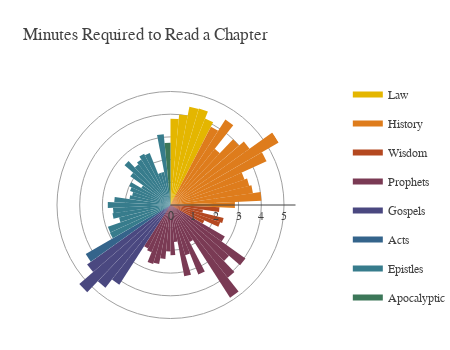

The notebook cell saved with this chart:
### Markdown cell above
By the 1st year, we would have only completed 18% of the bible. If this is not discouraging enough, after a further year, we would still not have completed the Old Testament (<span class="yellow-text">Law</span> to <span class="red-text">Prophets</span>). However, upon reaching the New Testament (<span class="blue-text">Gospels</span> to <span class="green-text">Apocalyptic</span>), we could complete the whole set of books within 9 months. The Old Testament is deceivingly at least 3 times longer than the New Testament!

####  Chapter Length

Assuming that the average human reads <a href="http://www.readingsoft.com/" target="_blank">200 words per minute</a>, we can also estimate how long it will take to read 1 chapter a day:

### Code cell
bible["Minutes_p_Chapter"] = bible["Words"] / bible["Chapters"] / 200.
inputs = []

deg_incr = 360. / len(bible.index)
for name, group in __get_genre_groups():
    
    # Insert Legend Item
    inputs.append(
        py_go.Scatterpolar(
            r = [0, 0, 0, 0],
            theta = [0, 0, 0, 0],
            name = name,
            legendgroup = name,
            mode = 'none',
            fill = 'toself',
            fillcolor = __get_genre_colors()[name],
            showlegend = True
        )
    
    )    
    
    # Insert Each Book
    for key, val in group["Minutes_p_Chapter"].items():
        inputs.append(
            py_go.Scatterpolar(
                r = [0, val, val, 0],
                theta = [0,bible.index.get_loc(key)*deg_incr,(bible.index.get_loc(key)+1)*deg_incr,0],
                name = bible["Name"][key],
                legendgroup = name,
                mode = 'none',
                hoverinfo ='text',
                text=bible["Name"][key] + ": " + "{:.1f}".format(val) + " min",
                fill = 'toself',
                fillcolor = __get_genre_colors()[name],
                showlegend = False
            )
        )


layout = py_go.Layout(_d.py_layout)
layout["autosize"] = False
layout["width"] = 450
layout["height"] = 350
layout["margin"] = dict(t=80,l=0,r=0,b=20)
layout["title"] = "Minutes Required to Read a Chapter"
layout["polar"]["angularaxis"]["visible"]=False

fig = py_go.Figure(data=inputs, layout=layout)
py.iplot(fig, config=_d.py_config)

### Figure 1 — Plotly figure (JSON) as saved in the notebook; plotly's stock layout.template omitted (floating-point values rounded to 4 significant figures)
{"data": [{"fill": "toself", "fillcolor": "#e4b600", "legendgroup": "Law", "mode": "none", "name": "Law", "r": [0, 0, 0, 0], "showlegend": true, "theta": [0, 0, 0, 0], "type": "scatterpolar"}, {"fill": "toself", "fillcolor": "#e4b600", "hoverinfo": "text", "legendgroup": "Law", "mode": "none", "name": "Genesis", "r": [0, 3.804, 3.804, 0], "showlegend": false, "text": "Genesis: 3.8 min", "theta": [0, 0, 5.455, 0], "type": "scatterpolar"}, {"fill": "toself", "fillcolor": "#e4b600", "hoverinfo": "text", "legendgroup": "Law", "mode": "none", "name": "Exodus", "r": [0, 4.01, 4.01, 0], "showlegend": false, "text": "Exodus: 4.0 min", "theta": [0, 5.455, 10.91, 0], "type": "scatterpolar"}, {"fill": "toself", "fillcolor": "#e4b600", "hoverinfo": "text", "legendgroup": "Law", "mode": "none", "name": "Leviticus", "r": [0, 4.402, 4.402, 0], "showlegend": false, "text": "Leviticus: 4.4 min", "theta": [0, 10.91, 16.36, 0], "type": "scatterpolar"}, {"fill": "toself", "fillcolor": "#e4b600", "hoverinfo": "text", "legendgroup": "Law", "mode": "none", "name": "Numbers", "r": [0, 4.432, 4.432, 0], "showlegend": false, "text": "Numbers: 4.4 min", "theta": [0, 16.36, 21.82, 0], "type": "scatterpolar"}, {"fill": "toself", "fillcolor": "#e4b600", "hoverinfo": "text", "legendgroup": "Law", "mode": "none", "name": "Deuteronomy", "r": [0, 4.101, 4.101, 0], "showlegend": false, "text": "Deuteronomy: 4.1 min", "theta": [0, 21.82, 27.27, 0], "type": "scatterpolar"}, {"fill": "toself", "fillcolor": "#de7c1c", "legendgroup": "History", "mode": "none", "name": "History", "r": [0, 0, 0, 0], "showlegend": true, "theta": [0, 0, 0, 0], "type": "scatterpolar"}, {"fill": "toself", "fillcolor": "#de7c1c", "hoverinfo": "text", "legendgroup": "History", "mode": "none", "name": "Joshua", "r": [0, 3.884, 3.884, 0], "showlegend": false, "text": "Joshua: 3.9 min", "theta": [0, 27.27, 32.73, 0], "type": "scatterpolar"}, {"fill": "toself", "fillcolor": "#de7c1c", "hoverinfo": "text", "legendgroup": "History", "mode": "none", "name": "Judges", "r": [0, 4.473, 4.473, 0], "showlegend": false, "text": "Judges: 4.5 min", "theta": [0, 32.73, 38.18, 0], "type": "scatterpolar"}, {"fill": "toself", "fillcolor": "#de7c1c", "hoverinfo": "text", "legendgroup": "History", "mode": "none", "name": "Ruth", "r": [0, 3.15, 3.15, 0], "showlegend": false, "text": "Ruth: 3.1 min", "theta": [0, 38.18, 43.64, 0], "type": "scatterpolar"}, {"fill": "toself", "fillcolor": "#de7c1c", "hoverinfo": "text", "legendgroup": "History", "mode": "none", "name": "1 Samuel", "r": [0, 3.995, 3.995, 0], "showlegend": false, "text": "1 Samuel: 4.0 min", "theta": [0, 43.64, 49.09, 0], "type": "scatterpolar"}, {"fill": "toself", "fillcolor": "#de7c1c", "hoverinfo": "text", "legendgroup": "History", "mode": "none", "name": "2 Samuel", "r": [0, 4.275, 4.275, 0], "showlegend": false, "text": "2 Samuel: 4.3 min", "theta": [0, 49.09, 54.55, 0], "type": "scatterpolar"}, {"fill": "toself", "fillcolor": "#de7c1c", "hoverinfo": "text", "legendgroup": "History", "mode": "none", "name": "1 Kings", "r": [0, 5.506, 5.506, 0], "showlegend": false, "text": "1 Kings: 5.5 min", "theta": [0, 54.55, 60.0, 0], "type": "scatterpolar"}, {"fill": "toself", "fillcolor": "#de7c1c", "hoverinfo": "text", "legendgroup": "History", "mode": "none", "name": "2 Kings", "r": [0, 4.651, 4.651, 0], "showlegend": false, "text": "2 Kings: 4.7 min", "theta": [0, 60.0, 65.45, 0], "type": "scatterpolar"}, {"fill": "toself", "fillcolor": "#de7c1c", "hoverinfo": "text", "legendgroup": "History", "mode": "none", "name": "1 Chronicles", "r": [0, 3.451, 3.451, 0], "showlegend": false, "text": "1 Chronicles: 3.5 min", "theta": [0, 65.45, 70.91, 0], "type": "scatterpolar"}, {"fill": "toself", "fillcolor": "#de7c1c", "hoverinfo": "text", "legendgroup": "History", "mode": "none", "name": "2 Chronicles", "r": [0, 3.57, 3.57, 0], "showlegend": false, "text": "2 Chronicles: 3.6 min", "theta": [0, 70.91, 76.36, 0], "type": "scatterpolar"}, {"fill": "toself", "fillcolor": "#de7c1c", "hoverinfo": "text", "legendgroup": "History", "mode": "none", "name": "Ezra", "r": [0, 3.667, 3.667, 0], "showlegend": false, "text": "Ezra: 3.7 min", "theta": [0, 76.36, 81.82, 0], "type": "scatterpolar"}, {"fill": "toself", "fillcolor": "#de7c1c", "hoverinfo": "text", "legendgroup": "History", "mode": "none", "name": "Nehemiah", "r": [0, 4.01, 4.01, 0], "showlegend": false, "text": "Nehemiah: 4.0 min", "theta": [0, 81.82, 87.27, 0], "type": "scatterpolar"}, {"fill": "toself", "fillcolor": "#de7c1c", "hoverinfo": "text", "legendgroup": "History", "mode": "none", "name": "Esther", "r": [0, 2.84, 2.84, 0], "showlegend": false, "text": "Esther: 2.8 min", "theta": [0, 87.27, 92.73, 0], "type": "scatterpolar"}, {"fill": "toself", "fillcolor": "#b44820", "legendgroup": "Wisdom", "mode": "none", "name": "Wisdom", "r": [0, 0, 0, 0], "showlegend": true, "theta": [0, 0, 0, 0], "type": "scatterpolar"}, {"fill": "toself", "fillcolor": "#b44820", "hoverinfo": "text", "legendgroup": "Wisdom", "mode": "none", "name": "Job", "r": [0, 2.16, 2.16, 0], "showlegend": false, "text": "Job: 2.2 min", "theta": [0, 92.73, 98.18, 0], "type": "scatterpolar"}, {"fill": "toself", "fillcolor": "#b44820", "hoverinfo": "text", "legendgroup": "Wisdom", "mode": "none", "name": "Psalms", "r": [0, 1.443, 1.443, 0], "showlegend": false, "text": "Psalms: 1.4 min", "theta": [0, 98.18, 103.6, 0], "type": "scatterpolar"}, {"fill": "toself", "fillcolor": "#b44820", "hoverinfo": "text", "legendgroup": "Wisdom", "mode": "none", "name": "Proverbs", "r": [0, 2.408, 2.408, 0], "showlegend": false, "text": "Proverbs: 2.4 min", "theta": [0, 103.6, 109.1, 0], "type": "scatterpolar"}, {"fill": "toself", "fillcolor": "#b44820", "hoverinfo": "text", "legendgroup": "Wisdom", "mode": "none", "name": "Ecclesiastes", "r": [0, 2.316, 2.316, 0], "showlegend": false, "text": "Ecclesiastes: 2.3 min", "theta": [0, 109.1, 114.5, 0], "type": "scatterpolar"}, {"fill": "toself", "fillcolor": "#b44820", "hoverinfo": "text", "legendgroup": "Wisdom", "mode": "none", "name": "Song of Solomon", "r": [0, 1.64, 1.64, 0], "showlegend": false, "text": "Song of Solomon: 1.6 min", "theta": [0, 114.5, 120.0, 0], "type": "scatterpolar"}, {"fill": "toself", "fillcolor": "#7a3a54", "legendgroup": "Prophets", "mode": "none", "name": "Prophets", "r": [0, 0, 0, 0], "showlegend": true, "theta": [0, 0, 0, 0], "type": "scatterpolar"}, {"fill": "toself", "fillcolor": "#7a3a54", "hoverinfo": "text", "legendgroup": "Prophets", "mode": "none", "name": "Isaiah", "r": [0, 2.764, 2.764, 0], "showlegend": false, "text": "Isaiah: 2.8 min", "theta": [0, 120.0, 125.5, 0], "type": "scatterpolar"}, {"fill": "toself", "fillcolor": "#7a3a54", "hoverinfo": "text", "legendgroup": "Prophets", "mode": "none", "name": "Jeremiah", "r": [0, 4.053, 4.053, 0], "showlegend": false, "text": "Jeremiah: 4.1 min", "theta": [0, 125.5, 130.9, 0], "type": "scatterpolar"}, {"fill": "toself", "fillcolor": "#7a3a54", "hoverinfo": "text", "legendgroup": "Prophets", "mode": "none", "name": "Lamentations", "r": [0, 3.414, 3.414, 0], "showlegend": false, "text": "Lamentations: 3.4 min", "theta": [0, 130.9, 136.4, 0], "type": "scatterpolar"}, {"fill": "toself", "fillcolor": "#7a3a54", "hoverinfo": "text", "legendgroup": "Prophets", "mode": "none", "name": "Ezekiel", "r": [0, 4.079, 4.079, 0], "showlegend": false, "text": "Ezekiel: 4.1 min", "theta": [0, 136.4, 141.8, 0], "type": "scatterpolar"}, {"fill": "toself", "fillcolor": "#7a3a54", "hoverinfo": "text", "legendgroup": "Prophets", "mode": "none", "name": "Daniel", "r": [0, 4.852, 4.852, 0], "showlegend": false, "text": "Daniel: 4.9 min", "theta": [0, 141.8, 147.3, 0], "type": "scatterpolar"}, {"fill": "toself", "fillcolor": "#7a3a54", "hoverinfo": "text", "legendgroup": "Prophets", "mode": "none", "name": "Hosea", "r": [0, 1.837, 1.837, 0], "showlegend": false, "text": "Hosea: 1.8 min", "theta": [0, 147.3, 152.7, 0], "type": "scatterpolar"}, {"fill": "toself", "fillcolor": "#7a3a54", "hoverinfo": "text", "legendgroup": "Prophets", "mode": "none", "name": "Joel", "r": [0, 3.298, 3.298, 0], "showlegend": false, "text": "Joel: 3.3 min", "theta": [0, 152.7, 158.2, 0], "type": "scatterpolar"}, {"fill": "toself", "fillcolor": "#7a3a54", "hoverinfo": "text", "legendgroup": "Prophets", "mode": "none", "name": "Amos", "r": [0, 2.304, 2.304, 0], "showlegend": false, "text": "Amos: 2.3 min", "theta": [0, 158.2, 163.6, 0], "type": "scatterpolar"}, {"fill": "toself", "fillcolor": "#7a3a54", "hoverinfo": "text", "legendgroup": "Prophets", "mode": "none", "name": "Obadiah", "r": [0, 3.2, 3.2, 0], "showlegend": false, "text": "Obadiah: 3.2 min", "theta": [0, 163.6, 169.1, 0], "type": "scatterpolar"}, {"fill": "toself", "fillcolor": "#7a3a54", "hoverinfo": "text", "legendgroup": "Prophets", "mode": "none", "name": "Jonah", "r": [0, 1.639, 1.639, 0], "showlegend": false, "text": "Jonah: 1.6 min", "theta": [0, 169.1, 174.5, 0], "type": "scatterpolar"}, {"fill": "toself", "fillcolor": "#7a3a54", "hoverinfo": "text", "legendgroup": "Prophets", "mode": "none", "name": "Micah", "r": [0, 2.211, 2.211, 0], "showlegend": false, "text": "Micah: 2.2 min", "theta": [0, 174.5, 180, 0], "type": "scatterpolar"}, {"fill": "toself", "fillcolor": "#7a3a54", "hoverinfo": "text", "legendgroup": "Prophets", "mode": "none", "name": "Nahum", "r": [0, 2.045, 2.045, 0], "showlegend": false, "text": "Nahum: 2.0 min", "theta": [0, 180, 185.5, 0], "type": "scatterpolar"}, {"fill": "toself", "fillcolor": "#7a3a54", "hoverinfo": "text", "legendgroup": "Prophets", "mode": "none", "name": "Habakkuk", "r": [0, 2.388, 2.388, 0], "showlegend": false, "text": "Habakkuk: 2.4 min", "theta": [0, 185.5, 190.9, 0], "type": "scatterpolar"}, {"fill": "toself", "fillcolor": "#7a3a54", "hoverinfo": "text", "legendgroup": "Prophets", "mode": "none", "name": "Zephaniah", "r": [0, 2.652, 2.652, 0], "showlegend": false, "text": "Zephaniah: 2.7 min", "theta": [0, 190.9, 196.4, 0], "type": "scatterpolar"}, {"fill": "toself", "fillcolor": "#7a3a54", "hoverinfo": "text", "legendgroup": "Prophets", "mode": "none", "name": "Haggai", "r": [0, 2.71, 2.71, 0], "showlegend": false, "text": "Haggai: 2.7 min", "theta": [0, 196.4, 201.8, 0], "type": "scatterpolar"}, {"fill": "toself", "fillcolor": "#7a3a54", "hoverinfo": "text", "legendgroup": "Prophets", "mode": "none", "name": "Zechariah", "r": [0, 2.248, 2.248, 0], "showlegend": false, "text": "Zechariah: 2.2 min", "theta": [0, 201.8, 207.3, 0], "type": "scatterpolar"}, {"fill": "toself", "fillcolor": "#7a3a54", "hoverinfo": "text", "legendgroup": "Prophets", "mode": "none", "name": "Malachi", "r": [0, 2.154, 2.154, 0], "showlegend": false, "text": "Malachi: 2.2 min", "theta": [0, 207.3, 212.7, 0], "type": "scatterpolar"}, {"fill": "toself", "fillcolor": "#4a4880", "legendgroup": "Gospels", "mode": "none", "name": "Gospels", "r": [0, 0, 0, 0], "showlegend": true, "theta": [0, 0, 0, 0], "type": "scatterpolar"}, {"fill": "toself", "fillcolor": "#4a4880", "hoverinfo": "text", "legendgroup": "Gospels", "mode": "none", "name": "Matthew", "r": [0, 4.17, 4.17, 0], "showlegend": false, "text": "Matthew: 4.2 min", "theta": [0, 212.7, 218.2, 0], "type": "scatterpolar"}, {"fill": "toself", "fillcolor": "#4a4880", "hoverinfo": "text", "legendgroup": "Gospels", "mode": "none", "name": "Mark", "r": [0, 4.638, 4.638, 0], "showlegend": false, "text": "Mark: 4.6 min", "theta": [0, 218.2, 223.6, 0], "type": "scatterpolar"}, {"fill": "toself", "fillcolor": "#4a4880", "hoverinfo": "text", "legendgroup": "Gospels", "mode": "none", "name": "Luke", "r": [0, 5.315, 5.315, 0], "showlegend": false, "text": "Luke: 5.3 min", "theta": [0, 223.6, 229.1, 0], "type": "scatterpolar"}, {"fill": "toself", "fillcolor": "#4a4880", "hoverinfo": "text", "legendgroup": "Gospels", "mode": "none", "name": "John", "r": [0, 4.51, 4.51, 0], "showlegend": false, "text": "John: 4.5 min", "theta": [0, 229.1, 234.5, 0], "type": "scatterpolar"}, {"fill": "toself", "fillcolor": "#34648b", "legendgroup": "Acts", "mode": "none", "name": "Acts", "r": [0, 0, 0, 0], "showlegend": true, "theta": [0, 0, 0, 0], "type": "scatterpolar"}, {"fill": "toself", "fillcolor": "#34648b", "hoverinfo": "text", "legendgroup": "Acts", "mode": "none", "name": "Acts", "r": [0, 4.312, 4.312, 0], "showlegend": false, "text": "Acts: 4.3 min", "theta": [0, 234.5, 240.0, 0], "type": "scatterpolar"}, {"fill": "toself", "fillcolor": "#377c8c", "legendgroup": "Epistles", "mode": "none", "name": "Epistles", "r": [0, 0, 0, 0], "showlegend": true, "theta": [0, 0, 0, 0], "type": "scatterpolar"}, {"fill": "toself", "fillcolor": "#377c8c", "hoverinfo": "text", "legendgroup": "Epistles", "mode": "none", "name": "Romans", "r": [0, 2.938, 2.938, 0], "showlegend": false, "text": "Romans: 2.9 min", "theta": [0, 240.0, 245.5, 0], "type": "scatterpolar"}, {"fill": "toself", "fillcolor": "#377c8c", "hoverinfo": "text", "legendgroup": "Epistles", "mode": "none", "name": "1 Corinthians", "r": [0, 2.919, 2.919, 0], "showlegend": false, "text": "1 Corinthians: 2.9 min", "theta": [0, 245.5, 250.9, 0], "type": "scatterpolar"}, {"fill": "toself", "fillcolor": "#377c8c", "hoverinfo": "text", "legendgroup": "Epistles", "mode": "none", "name": "2 Corinthians", "r": [0, 2.333, 2.333, 0], "showlegend": false, "text": "2 Corinthians: 2.3 min", "theta": [0, 250.9, 256.4, 0], "type": "scatterpolar"}, {"fill": "toself", "fillcolor": "#377c8c", "hoverinfo": "text", "legendgroup": "Epistles", "mode": "none", "name": "Galatians", "r": [0, 2.583, 2.583, 0], "showlegend": false, "text": "Galatians: 2.6 min", "theta": [0, 256.4, 261.8, 0], "type": "scatterpolar"}, {"fill": "toself", "fillcolor": "#377c8c", "hoverinfo": "text", "legendgroup": "Epistles", "mode": "none", "name": "Ephesians", "r": [0, 2.538, 2.538, 0], "showlegend": false, "text": "Ephesians: 2.5 min", "theta": [0, 261.8, 267.3, 0], "type": "scatterpolar"}, {"fill": "toself", "fillcolor": "#377c8c", "hoverinfo": "text", "legendgroup": "Epistles", "mode": "none", "name": "Philippians", "r": [0, 2.765, 2.765, 0], "showlegend": false, "text": "Philippians: 2.8 min", "theta": [0, 267.3, 272.7, 0], "type": "scatterpolar"}, {"fill": "toself", "fillcolor": "#377c8c", "hoverinfo": "text", "legendgroup": "Epistles", "mode": "none", "name": "Colossians", "r": [0, 2.481, 2.481, 0], "showlegend": false, "text": "Colossians: 2.5 min", "theta": [0, 272.7, 278.2, 0], "type": "scatterpolar"}, {"fill": "toself", "fillcolor": "#377c8c", "hoverinfo": "text", "legendgroup": "Epistles", "mode": "none", "name": "1 Thessalonians", "r": [0, 1.825, 1.825, 0], "showlegend": false, "text": "1 Thessalonians: 1.8 min", "theta": [0, 278.2, 283.6, 0], "type": "scatterpolar"}, {"fill": "toself", "fillcolor": "#377c8c", "hoverinfo": "text", "legendgroup": "Epistles", "mode": "none", "name": "2 Thessalonians", "r": [0, 1.74, 1.74, 0], "showlegend": false, "text": "2 Thessalonians: 1.7 min", "theta": [0, 283.6, 289.1, 0], "type": "scatterpolar"}, {"fill": "toself", "fillcolor": "#377c8c", "hoverinfo": "text", "legendgroup": "Epistles", "mode": "none", "name": "1 Timothy", "r": [0, 1.885, 1.885, 0], "showlegend": false, "text": "1 Timothy: 1.9 min", "theta": [0, 289.1, 294.5, 0], "type": "scatterpolar"}, {"fill": "toself", "fillcolor": "#377c8c", "hoverinfo": "text", "legendgroup": "Epistles", "mode": "none", "name": "2 Timothy", "r": [0, 1.999, 1.999, 0], "showlegend": false, "text": "2 Timothy: 2.0 min", "theta": [0, 294.5, 300, 0], "type": "scatterpolar"}, {"fill": "toself", "fillcolor": "#377c8c", "hoverinfo": "text", "legendgroup": "Epistles", "mode": "none", "name": "Titus", "r": [0, 1.487, 1.487, 0], "showlegend": false, "text": "Titus: 1.5 min", "theta": [0, 300, 305.5, 0], "type": "scatterpolar"}, {"fill": "toself", "fillcolor": "#377c8c", "hoverinfo": "text", "legendgroup": "Epistles", "mode": "none", "name": "Philemon", "r": [0, 2.175, 2.175, 0], "showlegend": false, "text": "Philemon: 2.2 min", "theta": [0, 305.5, 310.9, 0], "type": "scatterpolar"}, {"fill": "toself", "fillcolor": "#377c8c", "hoverinfo": "text", "legendgroup": "Epistles", "mode": "none", "name": "Hebrews", "r": [0, 2.678, 2.678, 0], "showlegend": false, "text": "Hebrews: 2.7 min", "theta": [0, 310.9, 316.4, 0], "type": "scatterpolar"}, {"fill": "toself", "fillcolor": "#377c8c", "hoverinfo": "text", "legendgroup": "Epistles", "mode": "none", "name": "James", "r": [0, 2.279, 2.279, 0], "showlegend": false, "text": "James: 2.3 min", "theta": [0, 316.4, 321.8, 0], "type": "scatterpolar"}, {"fill": "toself", "fillcolor": "#377c8c", "hoverinfo": "text", "legendgroup": "Epistles", "mode": "none", "name": "1 Peter", "r": [0, 2.387, 2.387, 0], "showlegend": false, "text": "1 Peter: 2.4 min", "theta": [0, 321.8, 327.3, 0], "type": "scatterpolar"}, {"fill": "toself", "fillcolor": "#377c8c", "hoverinfo": "text", "legendgroup": "Epistles", "mode": "none", "name": "2 Peter", "r": [0, 2.538, 2.538, 0], "showlegend": false, "text": "2 Peter: 2.5 min", "theta": [0, 327.3, 332.7, 0], "type": "scatterpolar"}, {"fill": "toself", "fillcolor": "#377c8c", "hoverinfo": "text", "legendgroup": "Epistles", "mode": "none", "name": "1 John", "r": [0, 2.465, 2.465, 0], "showlegend": false, "text": "1 John: 2.5 min", "theta": [0, 332.7, 338.2, 0], "type": "scatterpolar"}, {"fill": "toself", "fillcolor": "#377c8c", "hoverinfo": "text", "legendgroup": "Epistles", "mode": "none", "name": "2 John", "r": [0, 1.475, 1.475, 0], "showlegend": false, "text": "2 John: 1.5 min", "theta": [0, 338.2, 343.6, 0], "type": "scatterpolar"}, {"fill": "toself", "fillcolor": "#377c8c", "hoverinfo": "text", "legendgroup": "Epistles", "mode": "none", "name": "3 John", "r": [0, 1.48, 1.48, 0], "showlegend": false, "text": "3 John: 1.5 min", "theta": [0, 343.6, 349.1, 0], "type": "scatterpolar"}, {"fill": "toself", "fillcolor": "#377c8c", "hoverinfo": "text", "legendgroup": "Epistles", "mode": "none", "name": "Jude", "r": [0, 3.135, 3.135, 0], "showlegend": false, "text": "Jude: 3.1 min", "theta": [0, 349.1, 354.5, 0], "type": "scatterpolar"}, {"fill": "toself", "fillcolor": "#3c7759", "legendgroup": "Apocalyptic", "mode": "none", "name": "Apocalyptic", "r": [0, 0, 0, 0], "showlegend": true, "theta": [0, 0, 0, 0], "type": "scatterpolar"}, {"fill": "toself", "fillcolor": "#3c7759", "hoverinfo": "text", "legendgroup": "Apocalyptic", "mode": "none", "name": "Revelation", "r": [0, 2.738, 2.738, 0], "showlegend": false, "text": "Revelation: 2.7 min", "theta": [0, 354.5, 360, 0], "type": "scatterpolar"}], "layout": {"autosize": false, "font": {"color": "#424242", "family": "IBM Plex Sans"}, "height": 350, "margin": {"b": 20, "l": 0, "r": 0, "t": 80}, "paper_bgcolor": "#ffffff", "plot_bgcolor": "#ffffff", "polar": {"angularaxis": {"color": "#424242", "direction": "clockwise", "gridcolor": "#a0a0a0", "linecolor": "#424242", "visible": false}, "bgcolor": "#ffffff", "radialaxis": {"color": "#424242", "gridcolor": "#a0a0a0", "linecolor": "#424242"}}, "title": {"text": "Minutes Required to Read a Chapter"}, "width": 450, "xaxis": {"color": "#a0a0a0"}, "yaxis": {"color": "#a0a0a0"}}}
